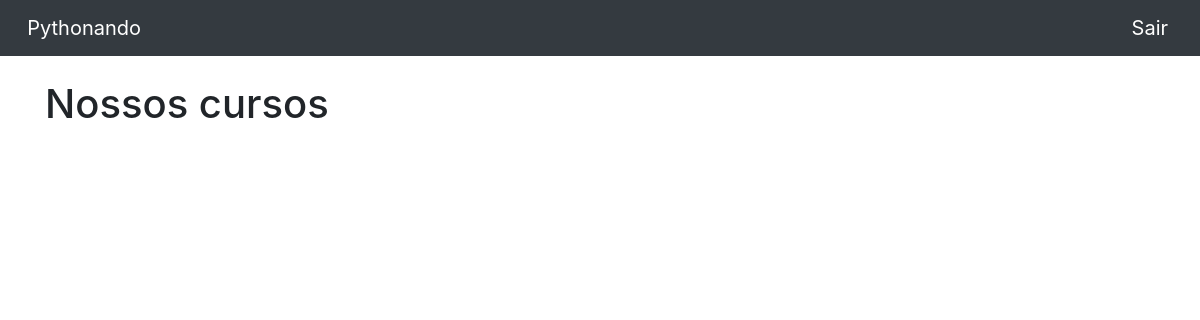
/home/ (signed in), run on an earlier commit of the app's database.
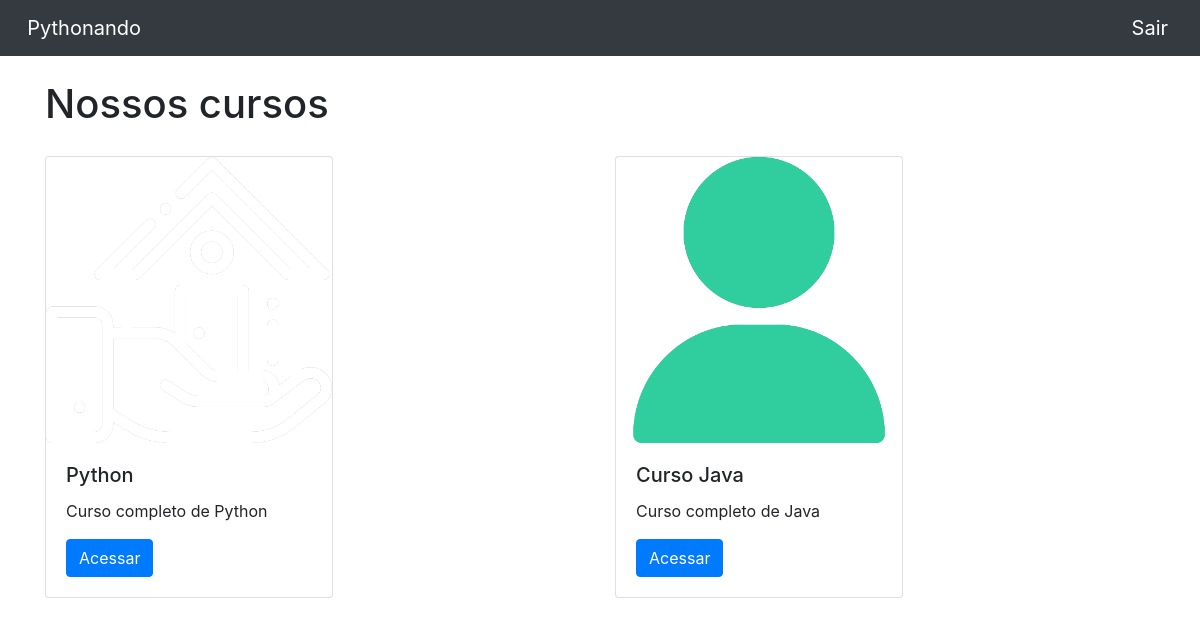
And on a later commit of the database.
### cursos/models.py (models this page shows, shortened)
class Cursos(models.Model):
    nome = models.CharField(max_length = 100)
    descricao = models.TextField()
    thumb = models.ImageField(upload_to = "thumb_cursos")

### cursos/views.py (the view)
# urls.py: path('', views.home, name="home"),
@login_required(login_url="/auth/login/")
def home(request):
    if request.method =="GET":
        cursos = Cursos.objects.all()
        aulas = Aulas.objects.all()
        return render(request,'cursos.html',{'cursos':cursos,'aulas':aulas})

### cursos/templates/cursos.html (shortened to what this page needs)
{% extends 'base.html'%}
{% block 'body' %}
<div class="container">
  <br>
  <h1>Nossos cursos</h1>
  <div class="row">
      {% for i in cursos %}
          <div style="margin-top: 20px;" class="col-md">
              <div class="card" style="width: 18rem;">
                  <img class="card-img-top" src="{{i.thumb.url}}" alt="Card image cap">
                  <div class="card-body">
                    <h5 class="card-title">{{i.nome}}</h5>
                    <p class="card-text">{{i.descricao}}</p>
                    <a href="{% url 'curso' i.id %}" class="btn btn-primary">Acessar</a>
                  </div>
                </div>
          </div>
      {% endfor %}
  </div>
</div>
{% endblock %}

### templates/base.html (shortened to what this page needs)
<!doctype html>
<html lang="pt-BR">
  <head>
    <link rel="stylesheet" href="https://cdn.jsdelivr.net/npm/bootstrap@4.6.0/dist/css/bootstrap.min.css">
  </head>
  <body>
    <nav class="navbar navbar-dark bg-dark">
        <a class="navbar-brand" href="{% url 'home' %}">&nbsp&nbspPythonando</a>
        {% if request.user.is_authenticated %}
        <a class="navbar-brand" href="{% url 'sair' %}">&nbsp&nbspSair</a>
        {% endif %}
    </nav>
    {% block 'body'%}{% endblock %}
  </body>
</html>

What changed in the data, as far as the page shows it:
added Cursos: thumb (picture), nome "Python", descricao "Curso completo de Python"
added Cursos: thumb (placeholder picture), nome "Curso Java", descricao "Curso completo de Java"
